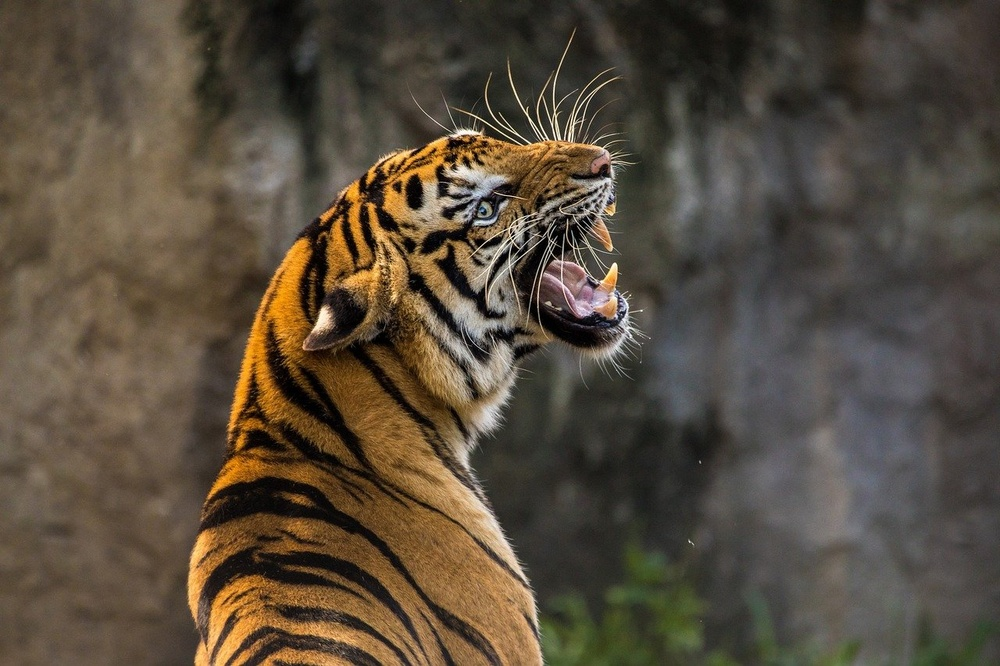
#> input picture images/tiger.jpg, 1000 x 666 px, shrunk from 1280 x 853 before the run
$ python histogram.py
#> lines starting #> are read from the running program, lines starting #| are printed output that depends on the picture
import cv2
import numpy as np
import matplotlib.pyplot as plt
img = cv2.imread('images/tiger.jpg')
#> img is the input picture: shape (666, 1000, 3); mean B, G, R 61, 75.7, 86.7
plt.hist(img.ravel(),256,[0,256])
plt.show()
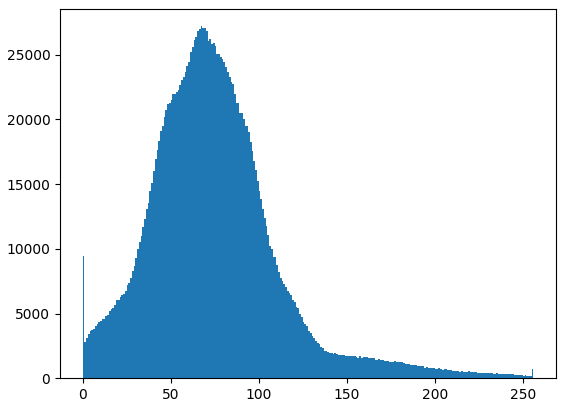
#> figure drawn by matplotlib, 1 panel; tallest bar 27210 high, from x = 67 to 68

$ run again, with images/cf.jpg copied over images/tiger.jpg
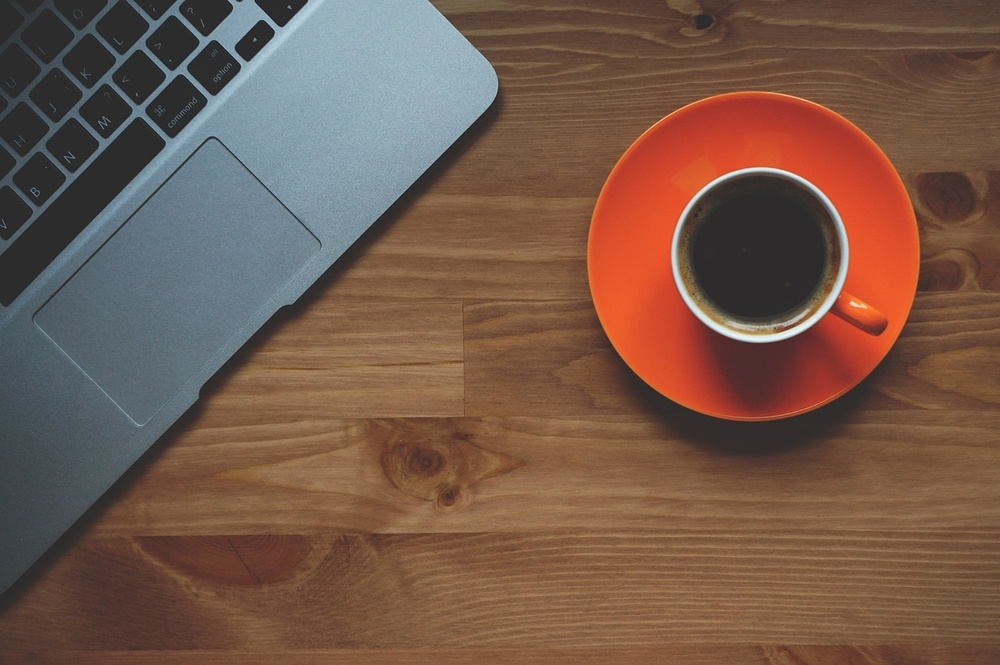
#> input picture images/cf.jpg, 1000 x 665 px, shrunk from 1280 x 851 before the run
#> img is the input picture: shape (665, 1000, 3); mean B, G, R 74, 88.6, 116.9
#> `plt.show()`:
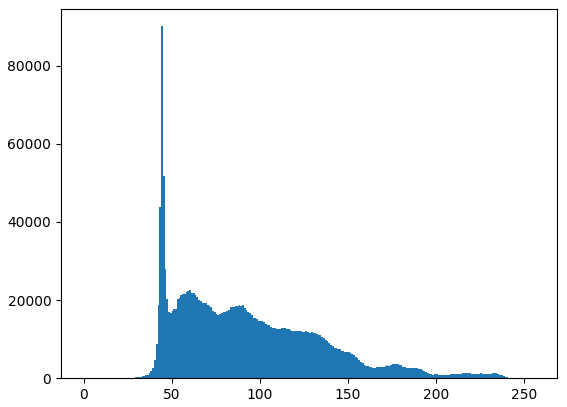
#> figure drawn by matplotlib, 1 panel; tallest bar 90110 high, from x = 44 to 45
